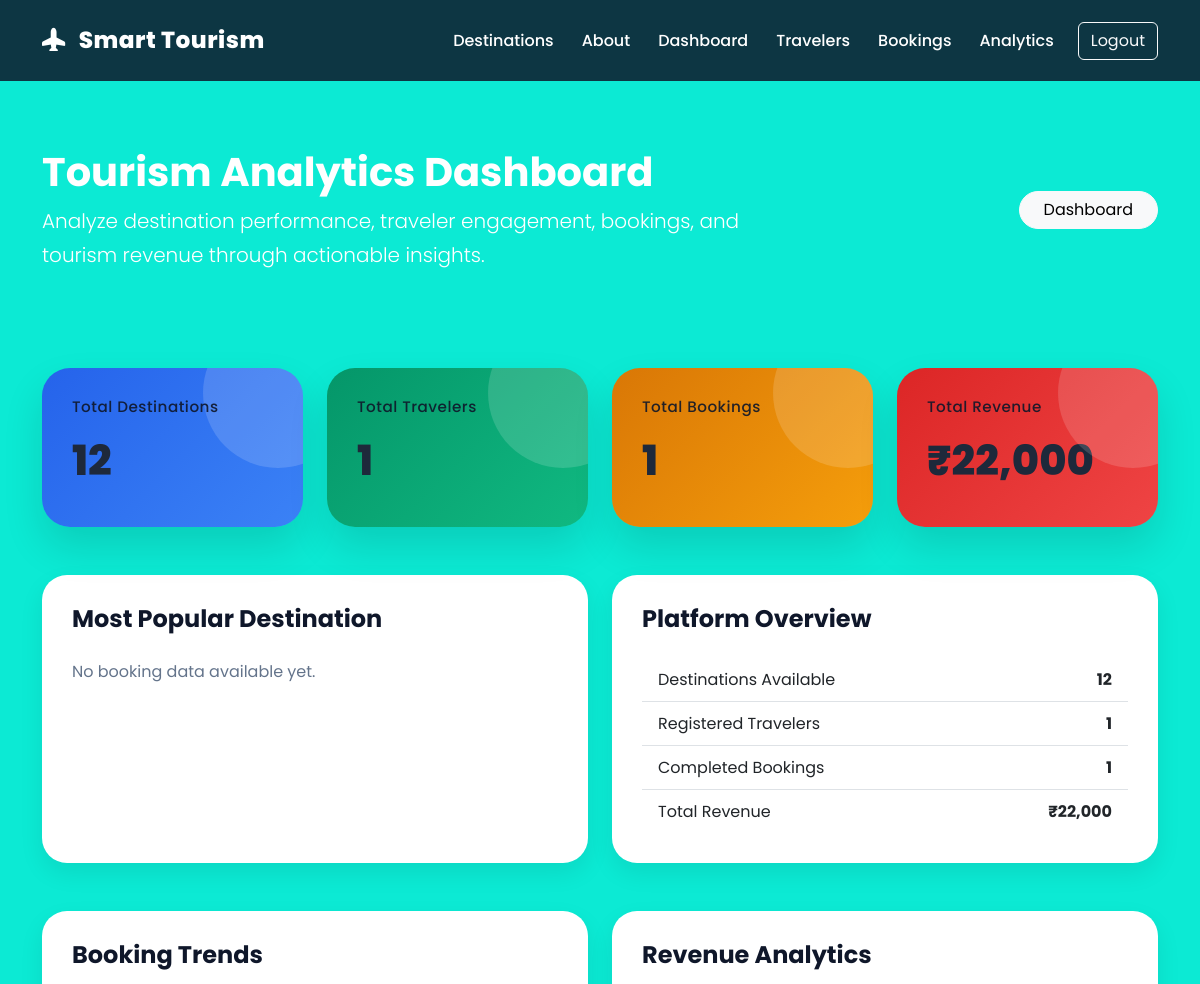
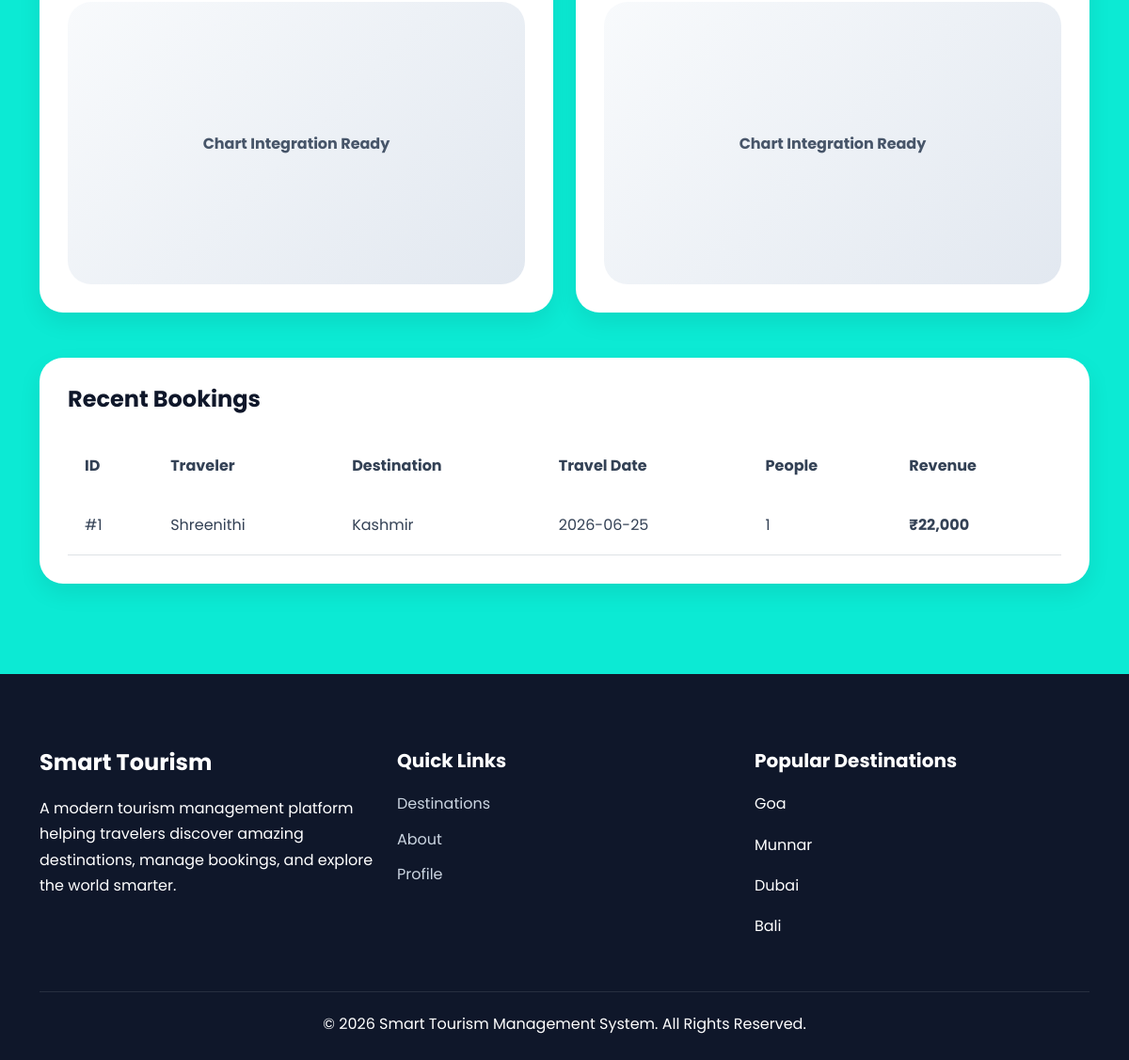
Screenshot of /analytics (signed in) with the database file from the repository (2 pictures, top to bottom).
### database.py (models this page shows, shortened)
class Booking(db.Model):
    __tablename__ = "bookings"
    id = db.Column(
        db.Integer,
        primary_key=True
    )
    user_id = db.Column(
        db.Integer,
        db.ForeignKey("users.id"),
        nullable=False
    )
    destination_id = db.Column(
        db.Integer,
        db.ForeignKey("destinations.id"),
        nullable=False
    )
    travel_date = db.Column(
        db.String(50),
        nullable=False
    )
    people = db.Column(
        db.Integer,
        nullable=False
    )
    total_price = db.Column(
        db.Float,
        nullable=False
    )
    status = db.Column(
        db.String(50),
        default="Confirmed"
    )

class User(db.Model):
    __tablename__ = "users"
    id = db.Column(db.Integer, primary_key=True)
    name = db.Column(db.String(150), nullable=False)
    email = db.Column(db.String(150), unique=True, nullable=False)
    password = db.Column(db.String(255), nullable=False)
    role = db.Column(
        db.String(20),
        nullable=False,
        default="traveler"
    )
    created_at = db.Column(
        db.DateTime,
        default=datetime.utcnow
    )
    bookings = db.relationship(
        "Booking",
        backref="user",
        lazy=True,
        cascade="all, delete-orphan"
    )
    favorites = db.relationship(
        "Favorite",
        backref="user",
        lazy=True,
        cascade="all, delete-orphan"
    )

class Destination(db.Model):
    __tablename__ = "destinations"
    id = db.Column(db.Integer, primary_key=True)
    name = db.Column(
        db.String(200),
        nullable=False
    )
    location = db.Column(
        db.String(200),
        nullable=False
    )
    category = db.Column(
        db.String(100),
        nullable=False
    )
    price = db.Column(
        db.Float,
        nullable=False
    )
    duration = db.Column(
        db.String(100),
        nullable=False
    )
    rating = db.Column(
        db.Float,
        nullable=False,
        default=4.5
    )
    description = db.Column(
        db.Text,
        nullable=False
    )
    image_url = db.Column(
        db.Text,
        nullable=False
    )
    bookings = db.relationship(
        "Booking",
        backref="destination",
        lazy=True,
        cascade="all, delete-orphan"
    )
    favorites = db.relationship(
        "Favorite",
        backref="destination",
        lazy=True,
        cascade="all, delete-orphan"
    )

### app.py (the view)
@app.route("/analytics")
@admin_required
def analytics():
    total_destinations = Destination.query.count()
    total_travelers = User.query.filter_by(
        role="traveler"
    ).count()
    total_bookings = Booking.query.count()
    total_revenue = db.session.query(
        db.func.sum(
            Booking.total_price
        )
    ).scalar() or 0
    popular_destination = (
        db.session.query(
            Destination.name,
            db.func.count(
                Booking.destination_id
            ).label("count")
        )
        .join(
            Booking,
            Booking.destination_id ==
            Destination.id
        )
        .group_by(
            Destination.id
        )
        .order_by(
            db.desc("count")
        )
        .first()
    )
    recent_bookings = Booking.query.order_by(
        Booking.id.desc()
    ).limit(10).all()
    return render_template(
        "analytics.html",
        total_destinations=total_destinations,
        total_travelers=total_travelers,
        total_bookings=total_bookings,
        total_revenue=total_revenue,
        popular_destination=popular_destination,
        recent_bookings=recent_bookings
    )

### app.py (called while the page is built, shortened)
def admin_required(f):
    @wraps(f)
    def decorated_function(*args, **kwargs):
        return f(*args, **kwargs)
    return decorated_function

def current_user():
    if "user_id" not in session:
        return None
    return User.query.get(
        session["user_id"]
    )

@app.context_processor
def inject_user():
    return {
        "current_user": current_user(),
        "session": session
    }

### templates/analytics.html (shortened to what this page needs)
{% extends "base.html" %}
{% block content %}
<section class="py-5 bg-gradient-tourism text-white">
    <div class="container">
        <div class="row align-items-center">
            <div class="col-lg-8">
                <h1 class="fw-bold">
                    Tourism Analytics Dashboard
                </h1>
                <p class="lead mb-0">
                    Analyze destination performance, traveler engagement,
                    bookings, and tourism revenue through actionable insights.
                </p>
            </div>
            <div class="col-lg-4 text-lg-end mt-3 mt-lg-0">
                <a href="{{ url_for('admin_dashboard') }}"
                   class="btn btn-light rounded-pill px-4">
                    Dashboard
                </a>
            </div>
        </div>
    </div>
</section>
<section class="py-5">
    <div class="container">
        <div class="row g-4 mb-5">
            <div class="col-lg-3 col-md-6">
                <div class="card dashboard-card dashboard-primary">
                    <div class="card-body">
                        <h6>Total Destinations</h6>
                        <div class="dashboard-number counter"
                             data-target="{{ total_destinations }}">
                            {{ total_destinations }}
                        </div>
                    </div>
                </div>
            </div>
            <div class="col-lg-3 col-md-6">
                <div class="card dashboard-card dashboard-success">
                    <div class="card-body">
                        <h6>Total Travelers</h6>
                        <div class="dashboard-number counter"
                             data-target="{{ total_travelers }}">
                            {{ total_travelers }}
                        </div>
                    </div>
                </div>
            </div>
            <div class="col-lg-3 col-md-6">
                <div class="card dashboard-card dashboard-warning">
                    <div class="card-body">
                        <h6>Total Bookings</h6>
                        <div class="dashboard-number counter"
                             data-target="{{ total_bookings }}">
                            {{ total_bookings }}
                        </div>
                    </div>
                </div>
            </div>
            <div class="col-lg-3 col-md-6">
                <div class="card dashboard-card dashboard-danger">
                    <div class="card-body">
                        <h6>Total Revenue</h6>
                        <div class="dashboard-number">
                            ₹{{ "{:,.0f}".format(total_revenue or 0) }}
                        </div>
                    </div>
                </div>
            </div>
        </div>
        <div class="row g-4 mb-5">
            <div class="col-lg-6">
                <div class="analytics-box h-100">
                    <h4 class="fw-bold mb-4">
                        Most Popular Destination
                    </h4>
                    {% if most_popular_destination %}
                    <div class="d-flex align-items-center">
                        <img src="{{ most_popular_destination.image_url }}"
                             alt="{{ most_popular_destination.name }}"
                             style="width:120px;height:90px;object-fit:cover;border-radius:15px;">
                        <div class="ms-3">
                            <h5 class="mb-1">
                                {{ most_popular_destination.name }}
                            </h5>
                            <p class="text-muted mb-1">
                                {{ most_popular_destination.location }}
                            </p>
                            <span class="badge bg-success">
                                Top Performing Destination
                            </span>
                        </div>
                    </div>
                    {% else %}
                    <p class="text-muted mb-0">
                        No booking data available yet.
                    </p>
                    {% endif %}
                </div>
            </div>
            <div class="col-lg-6">
                <div class="analytics-box h-100">
                    <h4 class="fw-bold mb-4">
                        Platform Overview
                    </h4>
                    <ul class="list-group list-group-flush">
                        <li class="list-group-item d-flex justify-content-between">
                            <span>Destinations Available</span>
                            <strong>{{ total_destinations }}</strong>
                        </li>
                        <li class="list-group-item d-flex justify-content-between">
                            <span>Registered Travelers</span>
                            <strong>{{ total_travelers }}</strong>
                        </li>
                        <li class="list-group-item d-flex justify-content-between">
                            <span>Completed Bookings</span>
                            <strong>{{ total_bookings }}</strong>
                        </li>
                        <li class="list-group-item d-flex justify-content-between">
                            <span>Total Revenue</span>
                            <strong>₹{{ "{:,.0f}".format(total_revenue or 0) }}</strong>
                        </li>
                    </ul>
                </div>
            </div>
        </div>
        <div class="row g-4 mb-5">
            <div class="col-lg-6">
                <div class="analytics-box">
                    <h4 class="fw-bold mb-3">
                        Booking Trends
                    </h4>
                    <div class="chart-placeholder">
                        Chart Integration Ready
                    </div>
                </div>
            </div>
            <div class="col-lg-6">
                <div class="analytics-box">
                    <h4 class="fw-bold mb-3">
                        Revenue Analytics
                    </h4>
                    <div class="chart-placeholder">
                        Chart Integration Ready
                    </div>
                </div>
            </div>
        </div>
        <div class="analytics-box">
            <h4 class="fw-bold mb-4">
                Recent Bookings
            </h4>
            <div class="table-responsive">
                <table class="table table-hover align-middle">
                    <thead>
                        <tr>
                            <th>ID</th>
                            <th>Traveler</th>
                            <th>Destination</th>
                            <th>Travel Date</th>
                            <th>People</th>
                            <th>Revenue</th>
                        </tr>
                    </thead>
                    <tbody>
                        {% for booking in recent_bookings %}
                        <tr>
                            <td>#{{ booking.id }}</td>
                            <td>
                                {{ booking.user.name }}
                            </td>
                            <td>
                                {{ booking.destination.name }}
                            </td>
                            <td>
                                {{ booking.travel_date }}
                            </td>
                            <td>
                                {{ booking.people }}
                            </td>
                            <td class="text-success fw-bold">
                                ₹{{ "{:,.0f}".format(booking.total_price) }}
                            </td>
                        </tr>
                        {% else %}
                        <tr>
                            <td colspan="6" class="text-center py-4">
                                No recent bookings available.
                            </td>
                        </tr>
                        {% endfor %}
                    </tbody>
                </table>
            </div>
        </div>
    </div>
</section>
{% endblock %}

### static/css/style.css (style rules this page uses)
:root { --primary:#0ea5e9; --secondary:#06b6d4; --accent:#14b8a6; --success:#10b981; --warning:#f59e0b; --danger:#ef4444; --dark:#0f172a; --dark-2:#1e293b; --gray:#64748b; --light:#f8fafc; --white:#ffffff; --gradient-primary: linear-gradient( 135deg, #0ea5e9, #06b6d4, #14b8a6 ); --gradient-hero: linear-gradient( 135deg, rgba(14,165,233,.85), rgba(6,182,212,.85) ); --shadow-sm: 0 10px 25px rgba(0,0,0,.08); --shadow-md: 0 20px 40px rgba(0,0,0,.12); --shadow-lg: 0 30px 60px rgba(0,0,0,.18); --radius:24px; }
* { margin:0; padding:0; box-sizing:border-box; }
html { scroll-behavior:smooth; }
body { font-family:'Poppins',sans-serif; background:#0cead4; color:#cdd5e1; overflow-x:hidden; line-height:1.7; }
a { text-decoration:none; }
.analytics-box, .profile-card, .form-container, .table-container, .details-card, .feature-box { background:white; border:none; border-radius:25px; box-shadow:var(--shadow-sm); padding:30px; transition:.35s ease; }
.analytics-box h1, .analytics-box h2, .analytics-box h3, .analytics-box h4, .analytics-box h5, .profile-card h1, .profile-card h2, .profile-card h3, .details-card h1, .details-card h2, .details-card h3 { color:#0f172a !important; }
.analytics-box p, .profile-card p, .details-card p { color:#64748b !important; }
.dashboard-card { border:none; border-radius:28px; overflow:hidden; position:relative; color:white; transition:.4s ease; box-shadow:var(--shadow-md); }
.dashboard-card::before { content:""; position:absolute; width:150px; height:150px; top:-50px; right:-50px; background: rgba(255,255,255,.15); border-radius:50%; }
.dashboard-card .card-body { padding:30px; }
.dashboard-card h6 { opacity:.9; font-size:.95rem; letter-spacing:.5px; }
.dashboard-number { font-size:2.6rem; font-weight:800; margin-top:10px; }
.dashboard-primary { background: linear-gradient( 135deg, #2563eb, #3b82f6 ); }
.dashboard-success { background: linear-gradient( 135deg, #059669, #10b981 ); }
.dashboard-warning { background: linear-gradient( 135deg, #d97706, #f59e0b ); }
.dashboard-danger { background: linear-gradient( 135deg, #dc2626, #ef4444 ); }
.chart-placeholder { min-height:300px; display:flex; align-items:center; justify-content:center; border-radius:25px; background: linear-gradient( 135deg, #f8fafc, #e2e8f0 ); color:#475569; font-weight:700; }
.table { margin-bottom:0; }
.table thead { background:#f8fafc; }
.table th { color:#0f172a; font-weight:700; border:none; padding:18px; }
.table td { color:#334155; padding:18px; vertical-align:middle; }
.table tbody tr { transition:.3s; }
.card, .destination-card, .favorite-card, .analytics-box, .profile-card, .form-container, .table-container, .details-card, .feature-box, .booking-box { color:#1e293b !important; }
.card p, .destination-card p, .favorite-card p, .analytics-box p, .profile-card p, .details-card p { color:#64748b !important; }
.card h1, .card h2, .card h3, .card h4, .card h5, .card h6 { color:#0f172a !important; }
.table td, .table th { color:#334155 !important; }

### rows the page displays
Booking: id "1", user.name "Shreenithi", destination.name "Kashmir", travel_date "2026-06-25", people "1", total_price "22,000"

### other values shown
{{ total_destinations }} "12"
{{ total_travelers }} "1"
{{ total_bookings }} "1"
{{ "{:,.0f}".format(total_revenue or 0) }} "22,000"
